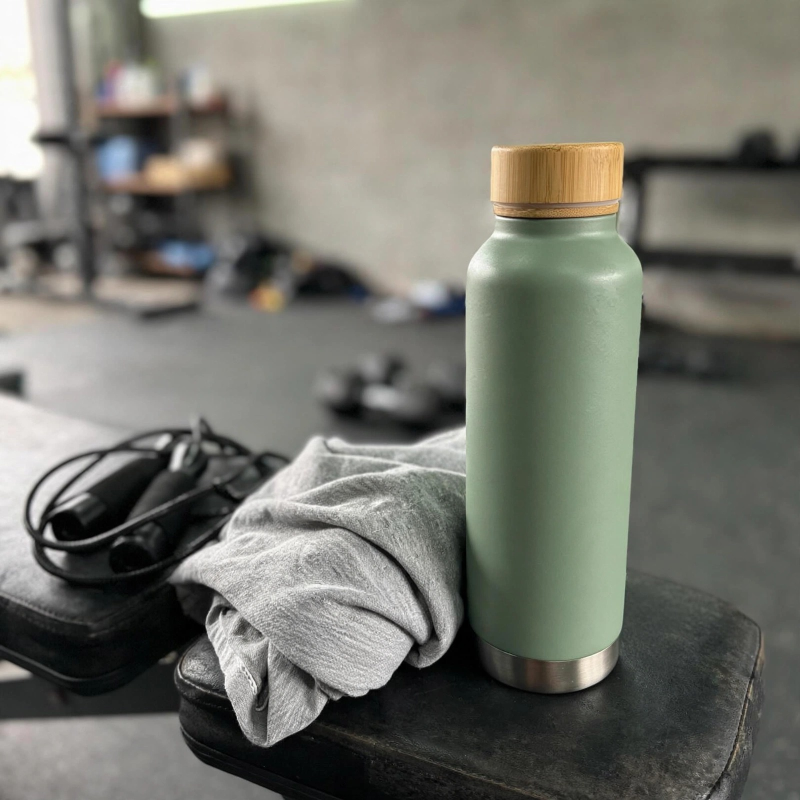
#> input picture samples/bottle.jpg, 1600 x 1600 px (shown at 1/2 size)
$ python -i imaging.py   (imports and definitions only)
#> lines starting #> are read from the running program, lines starting #| are printed output that depends on the picture; after the words box and inside, x2 and y2 are one past the last pixel; in counts of white or black regions, pixels touching at a corner belong together
"""Deterministic image work: cut-out compositing and pixel-level image checks.

The models decide *what* the product is and where it is (SAM 3.1 mask).
This module guarantees the main image is measurably compliant: pure white
background, product fill ratio, size. Nothing here calls an API.
"""
from __future__ import annotations

from dataclasses import dataclass, field

import numpy as np
from PIL import Image, ImageFilter

WHITE = (255, 255, 255)


def load_rgb(path_or_img) -> Image.Image:
    img = path_or_img if isinstance(path_or_img, Image.Image) else Image.open(path_or_img)
    if img.mode in ("RGBA", "LA", "P"):
        img = img.convert("RGBA")
        bg = Image.new("RGB", img.size, WHITE)
        bg.paste(img, mask=img.split()[-1])
        return bg
    return img.convert("RGB")


# [87 lines left out: functions mask_bbox, fill_enclosed_holes, compose_on_white, not called in this run]


@dataclass
class ImageCheck:
    rule: str
    ok: bool
    detail: str
    value: float | int | str | None = None


@dataclass
class ImageReport:
    checks: list[ImageCheck] = field(default_factory=list)

    @property
    def ok(self) -> bool:
        return all(c.ok for c in self.checks)

    def failed(self) -> list[ImageCheck]:
        return [c for c in self.checks if not c.ok]


def foreground(img: Image.Image, tol: int = 8) -> np.ndarray:
    """Pixels that are not (near-)pure white."""
    a = np.asarray(load_rgb(img), dtype=np.int16)
    return (np.abs(a - 255) > tol).any(axis=2)


# [38 lines left out: function check_main_image, not called in this run]

>>> from PIL import Image
>>> picture = Image.open('../samples/bottle.jpg')
#> picture is the input picture: PIL image 1600x1600 RGB; mean R, G, B 115.8, 116, 107.8
>>> result = foreground(picture)
#> in foreground, `return (np.abs(a - 255) > tol).any(axis=2)`:
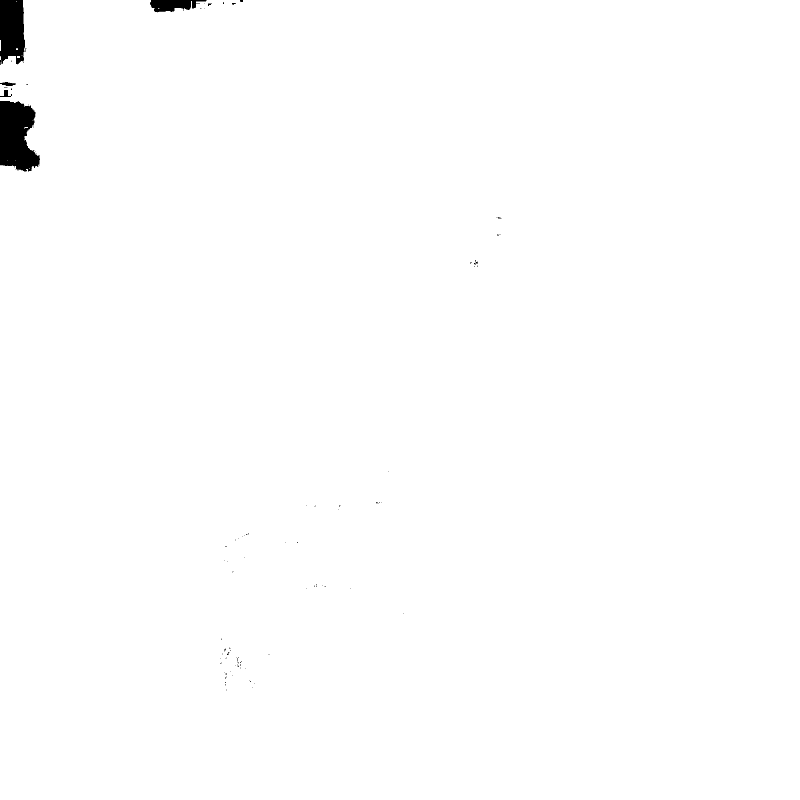
#> returned value: shape (1600, 1600) bool (shown at 1/2 size); 99.4% white; 107 black regions (99 under 20 px), largest, box (x1, y1, x2, y2) and area: (0, 202, 80, 343) 8418, (0, 0, 50, 130) 5602, (300, 0, 414, 25) 1818
